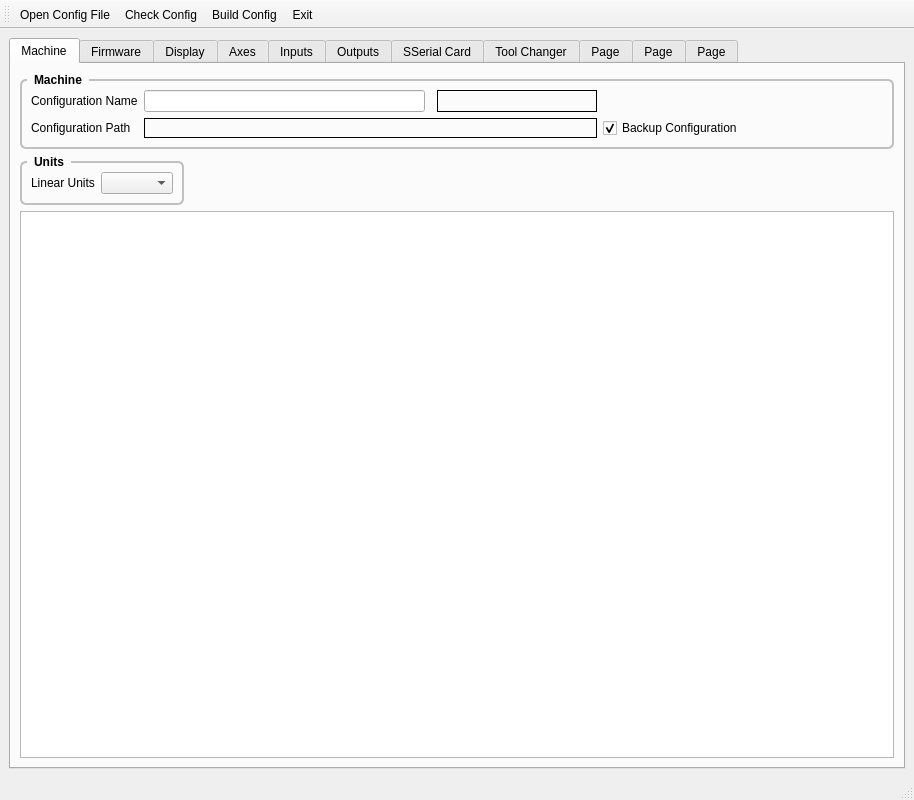
<?xml version="1.0" encoding="UTF-8"?>
<ui version="4.0">
 <class>MainWindow</class>
 <widget class="QMainWindow" name="MainWindow">
  <property name="geometry">
   <rect>
    <x>0</x>
    <y>0</y>
    <width>914</width>
    <height>800</height>
   </rect>
  </property>
  <property name="windowTitle">
   <string>MainWindow</string>
  </property>
  <widget class="QWidget" name="centralwidget">
   <layout class="QGridLayout" name="gridLayout">
    <item row="0" column="0">
     <widget class="QTabWidget" name="tabs">
      <property name="styleSheet">
       <string notr="true">QGroupBox {
    font: bold;
    border: 2px solid silver;
    border-radius: 6px;
    margin-top: 6px;
}

QGroupBox::title {
    subcontrol-origin: margin;
    left: 7px;
    padding: 0px 5px 0px 5px;
}</string>
      </property>
      <property name="currentIndex">
       <number>0</number>
      </property>
      <widget class="QWidget" name="tab">
       <attribute name="title">
        <string>Machine</string>
       </attribute>
       <layout class="QGridLayout" name="gridLayout_5">
        <item row="1" column="0">
         <widget class="QGroupBox" name="groupBox_3">
          <property name="title">
           <string>Units</string>
          </property>
          <layout class="QGridLayout" name="gridLayout_6">
           <item row="0" column="0">
            <widget class="QLabel" name="label_3">
             <property name="text">
              <string>Linear Units</string>
             </property>
            </widget>
           </item>
           <item row="0" column="1">
            <widget class="QComboBox" name="unitsCB"/>
           </item>
          </layout>
         </widget>
        </item>
        <item row="0" column="0" colspan="3">
         <widget class="QGroupBox" name="groupBox_2">
          <property name="title">
           <string>Machine</string>
          </property>
          <layout class="QGridLayout" name="gridLayout_4">
           <item row="0" column="3">
            <widget class="QLabel" name="pathOkLbl">
             <property name="minimumSize">
              <size>
               <width>160</width>
               <height>0</height>
              </size>
             </property>
             <property name="frameShape">
              <enum>QFrame::Box</enum>
             </property>
             <property name="text">
              <string/>
             </property>
            </widget>
           </item>
           <item row="1" column="0">
            <widget class="QLabel" name="label_2">
             <property name="text">
              <string>Configuration Path</string>
             </property>
            </widget>
           </item>
           <item row="0" column="0">
            <widget class="QLabel" name="label">
             <property name="text">
              <string>Configuration Name</string>
             </property>
            </widget>
           </item>
           <item row="0" column="1">
            <widget class="QLineEdit" name="nameLE"/>
           </item>
           <item row="0" column="4">
            <spacer name="horizontalSpacer_2">
             <property name="orientation">
              <enum>Qt::Horizontal</enum>
             </property>
             <property name="sizeHint" stdset="0">
              <size>
               <width>40</width>
               <height>20</height>
              </size>
             </property>
            </spacer>
           </item>
           <item row="1" column="1" colspan="3">
            <widget class="QLabel" name="configPathLbl">
             <property name="frameShape">
              <enum>QFrame::Box</enum>
             </property>
             <property name="text">
              <string/>
             </property>
            </widget>
           </item>
           <item row="1" column="4">
            <widget class="QCheckBox" name="backupCB">
             <property name="toolTip">
              <string>Create a Backup
before Building
Configuration Files</string>
             </property>
             <property name="text">
              <string>Backup Configuration</string>
             </property>
             <property name="checked">
              <bool>true</bool>
             </property>
            </widget>
           </item>
          </layout>
         </widget>
        </item>
        <item row="1" column="1">
         <spacer name="horizontalSpacer_3">
          <property name="orientation">
           <enum>Qt::Horizontal</enum>
          </property>
          <property name="sizeHint" stdset="0">
           <size>
            <width>40</width>
            <height>20</height>
           </size>
          </property>
         </spacer>
        </item>
        <item row="2" column="0" colspan="3">
         <widget class="QPlainTextEdit" name="machinePTE"/>
        </item>
       </layout>
      </widget>
      <widget class="QWidget" name="tab_2">
       <attribute name="title">
        <string>Firmware</string>
       </attribute>
       <layout class="QGridLayout" name="gridLayout_2">
        <item row="0" column="0">
         <widget class="QGroupBox" name="groupBox">
          <property name="title">
           <string>Firmware</string>
          </property>
          <layout class="QGridLayout" name="gridLayout_3">
           <item row="0" column="4">
            <spacer name="horizontalSpacer">
             <property name="orientation">
              <enum>Qt::Horizontal</enum>
             </property>
             <property name="sizeHint" stdset="0">
              <size>
               <width>40</width>
               <height>20</height>
              </size>
             </property>
            </spacer>
           </item>
           <item row="0" column="1">
            <widget class="QPushButton" name="readPB">
             <property name="text">
              <string>Read</string>
             </property>
            </widget>
           </item>
           <item row="0" column="2">
            <widget class="QPushButton" name="flashPB">
             <property name="text">
              <string>Flash</string>
             </property>
            </widget>
           </item>
           <item row="0" column="0">
            <widget class="QComboBox" name="firmwareCB">
             <property name="minimumSize">
              <size>
               <width>150</width>
               <height>0</height>
              </size>
             </property>
            </widget>
           </item>
           <item row="0" column="3">
            <widget class="QPushButton" name="reloadPB">
             <property name="text">
              <string>Reload</string>
             </property>
            </widget>
           </item>
          </layout>
         </widget>
        </item>
        <item row="2" column="0">
         <widget class="QPlainTextEdit" name="flashPTE"/>
        </item>
        <item row="1" column="0">
         <widget class="QGroupBox" name="groupBox_4">
          <property name="title">
           <string>IP Address</string>
          </property>
          <layout class="QGridLayout" name="gridLayout_7">
           <item row="0" column="1">
            <widget class="QLineEdit" name="customipLE">
             <property name="enabled">
              <bool>false</bool>
             </property>
             <property name="toolTip">
              <string>&lt;html&gt;&lt;head/&gt;&lt;body&gt;&lt;p&gt;Enter Custom IP Address if used&lt;/p&gt;&lt;/body&gt;&lt;/html&gt;</string>
             </property>
            </widget>
           </item>
           <item row="0" column="0">
            <widget class="QComboBox" name="ipAddressCB">
             <property name="minimumSize">
              <size>
               <width>150</width>
               <height>0</height>
              </size>
             </property>
            </widget>
           </item>
           <item row="0" column="2">
            <spacer name="horizontalSpacer_4">
             <property name="orientation">
              <enum>Qt::Horizontal</enum>
             </property>
             <property name="sizeHint" stdset="0">
              <size>
               <width>40</width>
               <height>20</height>
              </size>
             </property>
            </spacer>
           </item>
          </layout>
         </widget>
        </item>
       </layout>
      </widget>
      <widget class="QWidget" name="tab_3">
       <attribute name="title">
        <string>Display</string>
       </attribute>
       <widget class="QGroupBox" name="groupBox_5">
        <property name="geometry">
         <rect>
          <x>40</x>
          <y>30</y>
          <width>301</width>
          <height>181</height>
         </rect>
        </property>
        <property name="title">
         <string>Display</string>
        </property>
        <layout class="QGridLayout" name="gridLayout_8">
         <item row="1" column="1">
          <widget class="QComboBox" name="comboBox_2"/>
         </item>
         <item row="0" column="1">
          <widget class="QComboBox" name="guiCB"/>
         </item>
         <item row="2" column="1">
          <widget class="QComboBox" name="comboBox_3"/>
         </item>
         <item row="0" column="0">
          <widget class="QLabel" name="label_4">
           <property name="text">
            <string>GUI</string>
           </property>
          </widget>
         </item>
         <item row="1" column="0">
          <widget class="QLabel" name="label_5">
           <property name="text">
            <string>TextLabel</string>
           </property>
          </widget>
         </item>
         <item row="2" column="0">
          <widget class="QLabel" name="label_6">
           <property name="text">
            <string>TextLabel</string>
           </property>
          </widget>
         </item>
        </layout>
       </widget>
      </widget>
      <widget class="QWidget" name="tab_4">
       <attribute name="title">
        <string>Axes</string>
       </attribute>
      </widget>
      <widget class="QWidget" name="tab_5">
       <attribute name="title">
        <string>Inputs</string>
       </attribute>
      </widget>
      <widget class="QWidget" name="tab_6">
       <attribute name="title">
        <string>Outputs</string>
       </attribute>
      </widget>
      <widget class="QWidget" name="tab_11">
       <attribute name="title">
        <string>SSerial Card</string>
       </attribute>
       <widget class="QGroupBox" name="groupBox_6">
        <property name="geometry">
         <rect>
          <x>30</x>
          <y>50</y>
          <width>171</width>
          <height>56</height>
         </rect>
        </property>
        <property name="title">
         <string>Smart Serial Card</string>
        </property>
        <layout class="QGridLayout" name="gridLayout_9">
         <item row="0" column="0">
          <widget class="QComboBox" name="smartSerialCardCB"/>
         </item>
        </layout>
       </widget>
      </widget>
      <widget class="QWidget" name="tab_7">
       <attribute name="title">
        <string>Tool Changer</string>
       </attribute>
       <widget class="QGroupBox" name="groupBox_18">
        <property name="geometry">
         <rect>
          <x>30</x>
          <y>50</y>
          <width>301</width>
          <height>161</height>
         </rect>
        </property>
        <property name="title">
         <string>Tool Changer</string>
        </property>
        <layout class="QGridLayout" name="gridLayout_57">
         <item row="0" column="1">
          <widget class="QComboBox" name="toolChangerTypeCB"/>
         </item>
         <item row="0" column="0">
          <widget class="QLabel" name="label_411">
           <property name="text">
            <string>Type</string>
           </property>
          </widget>
         </item>
         <item row="1" column="1">
          <widget class="QComboBox" name="toolChangerFeedbackCB"/>
         </item>
         <item row="1" column="0">
          <widget class="QLabel" name="label_7">
           <property name="text">
            <string>Feedback</string>
           </property>
          </widget>
         </item>
         <item row="2" column="1">
          <widget class="QCheckBox" name="checkBox">
           <property name="text">
            <string>CheckBox</string>
           </property>
          </widget>
         </item>
        </layout>
       </widget>
      </widget>
      <widget class="QWidget" name="tab_8">
       <attribute name="title">
        <string>Page</string>
       </attribute>
      </widget>
      <widget class="QWidget" name="tab_9">
       <attribute name="title">
        <string>Page</string>
       </attribute>
      </widget>
      <widget class="QWidget" name="tab_10">
       <attribute name="title">
        <string>Page</string>
       </attribute>
      </widget>
     </widget>
    </item>
   </layout>
  </widget>
  <widget class="QMenuBar" name="menubar">
   <property name="geometry">
    <rect>
     <x>0</x>
     <y>0</y>
     <width>914</width>
     <height>25</height>
    </rect>
   </property>
  </widget>
  <widget class="QStatusBar" name="statusbar"/>
  <widget class="QToolBar" name="toolBar">
   <property name="windowTitle">
    <string>toolBar</string>
   </property>
   <attribute name="toolBarArea">
    <enum>TopToolBarArea</enum>
   </attribute>
   <attribute name="toolBarBreak">
    <bool>false</bool>
   </attribute>
   <addaction name="actionOpenFile"/>
   <addaction name="actionCheckConfig"/>
   <addaction name="actionBuildConfig"/>
   <addaction name="actionExit"/>
  </widget>
  <action name="actionOpenFile">
   <property name="text">
    <string>Open Config File</string>
   </property>
   <property name="toolTip">
    <string>Open Configuration File</string>
   </property>
  </action>
  <action name="actionCheckConfig">
   <property name="text">
    <string>Check Config</string>
   </property>
  </action>
  <action name="actionBuildConfig">
   <property name="text">
    <string>Build Config</string>
   </property>
  </action>
  <action name="actionExit">
   <property name="text">
    <string>Exit</string>
   </property>
  </action>
 </widget>
 <resources/>
 <connections/>
</ui>
